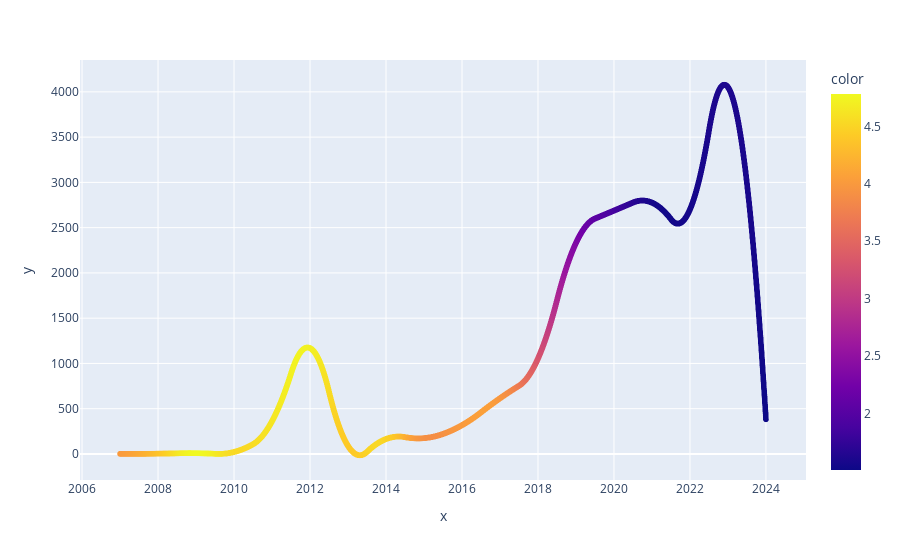

Write notebook code for a chart like this one.
### Code cell
from scipy.interpolate import interp1d

x_new = np.linspace(x.min(), x.max(),5000)

y_smooth = interp1d(x, y, kind='quadratic')(x_new)
c_smooth = interp1d(x, c, kind='quadratic')(x_new)
size = [0.1 for _ in x_new]

fig = px.scatter(x=x_new, y=y_smooth, color=c_smooth)
fig.show()

### Figure 1 — Plotly figure (JSON) as saved in the notebook; plotly's stock layout.template omitted (floating-point values rounded to 4 significant figures; data arrays with more than 128 entries replaced by an {"elided": "..."} marker saying what was removed)
{"data": [{"hovertemplate": "x=%{x}<br>y=%{y}<br>color=%{marker.color}<extra></extra>", "legendgroup": "", "marker": {"color": {"elided": "5000 float values"}, "coloraxis": "coloraxis", "symbol": "circle"}, "mode": "markers", "name": "", "showlegend": false, "type": "scattergl", "x": {"elided": "5000 float values"}, "xaxis": "x", "y": {"elided": "5000 float values"}, "yaxis": "y"}], "layout": {"coloraxis": {"colorbar": {"title": {"text": "color"}}, "colorscale": [[0, "#0d0887"], [0.1111, "#46039f"], [0.2222, "#7201a8"], [0.3333, "#9c179e"], [0.4444, "#bd3786"], [0.5556, "#d8576b"], [0.6667, "#ed7953"], [0.7778, "#fb9f3a"], [0.8889, "#fdca26"], [1, "#f0f921"]]}, "legend": {"tracegroupgap": 0}, "margin": {"t": 60}, "xaxis": {"anchor": "y", "domain": [0, 1], "title": {"text": "x"}}, "yaxis": {"anchor": "x", "domain": [0, 1], "title": {"text": "y"}}}}
